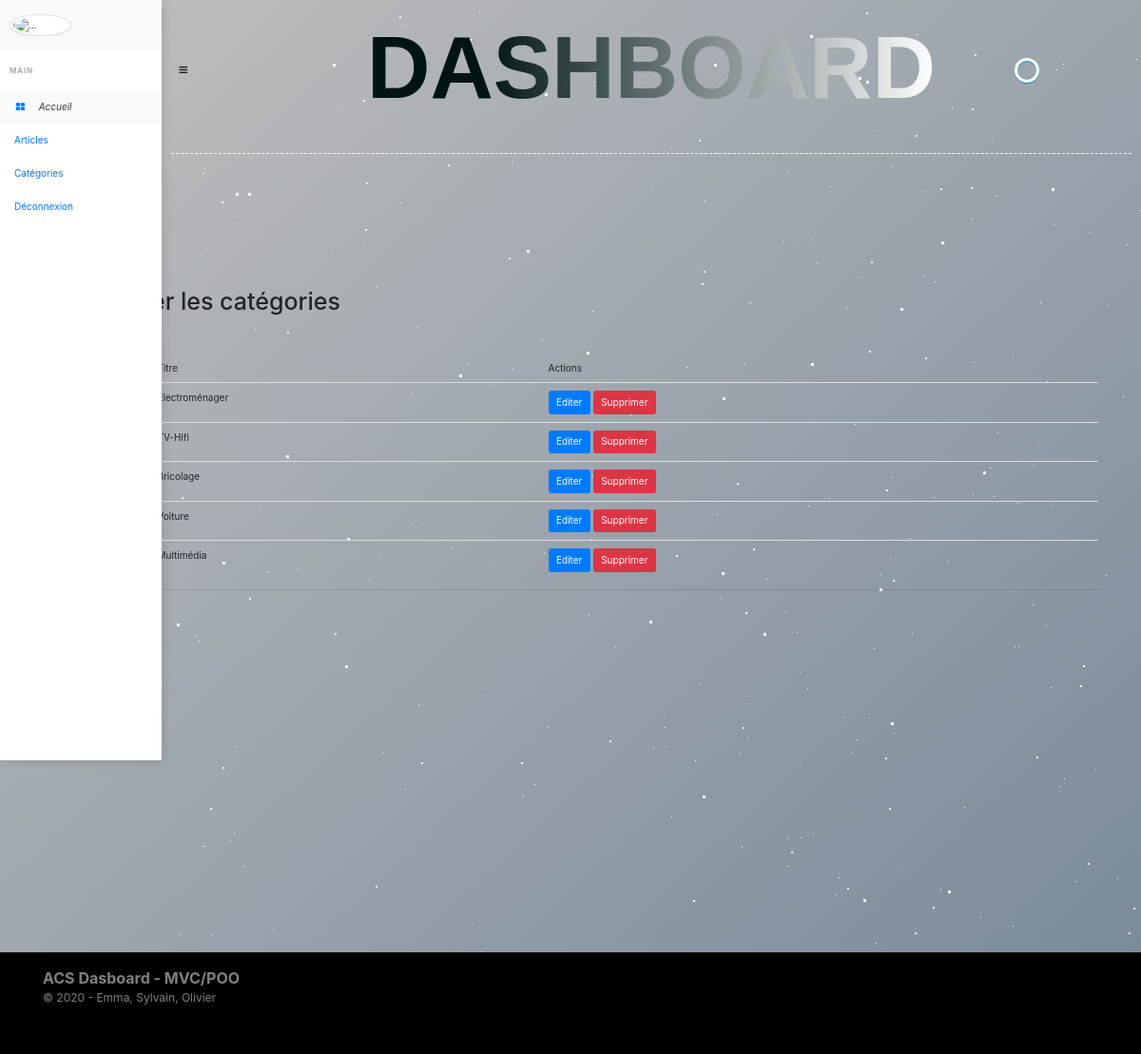
Page /index.php?p=admin.categories.index (signed in) on the committed database.
### tables this page shows
CREATE TABLE IF NOT EXISTS `categories` (
  `id` int(11) NOT NULL AUTO_INCREMENT,
  `titre` varchar(255) DEFAULT NULL,
  PRIMARY KEY (`id`)
);

### core/Controller/Controller.php (called while the page is built, shortened)
<?php
    class Controller{
        protected $viewPath;
        protected function render($view, $variables = []){
            extract($variables);
            require($this->viewPath . str_replace('.', '/', $view) . '.php');
        }
    }
?>

### app/Controller/Admin/CategoriesController.php (called while the page is built, shortened)
<?php
    class CategoriesController extends AppController{
        public function index(){
            $items = $this->Category->all();
            $this->render('admin.categories.index', compact('items'));
        }
    }
?>

### public/index.php (called while the page is built, shortened)
<?php
    if(isset($_GET['p'])){
        $page = $_GET['p'];
    }
    else{
        $page = 'posts.index';
    }
    $page = explode('.', $page);
    if($page[0] == 'admin'){
        $action = $page[2];
    }
    else{
        $controller = '\App\Controller\\' . ucfirst($page[0]) . 'Controller';
        $action = $page[1];
    }
    $controller = new $controller();
    $controller->$action();
?>

### core/Table/Table.php (called while the page is built, shortened)
<?php
    class Table{
        protected $table;
        protected $db;
        public function __construct(Database $db){
            $this->db = $db;
        }
        public function all(){
            return $this->query("SELECT * FROM " . $this->table);
        }
        public function query($statement, $attributes = null, $one = false){
            if($attributes){
                return $this->db->prepare(
                    $statement,
                    $attributes,
                    str_replace('Table', 'Entity', get_class($this)),
                    $one
                );
            }
             else{
                return $this->db->query(
                    $statement,
                    str_replace('Table', 'Entity', get_class($this)),
                     $one
                );
            }
        }
    }
?>

### core/Database/MysqlDatabase.php (called while the page is built, shortened)
<?php
    class MysqlDatabase extends Database{
        private $pdo;
        private function getPDO(){
            if($this->pdo === null){
                $pdo = new PDO('mysql:dbname=dashboard;host=localhost', 'root', '');
                $pdo->setAttribute(PDO::ATTR_ERRMODE, PDO::ERRMODE_EXCEPTION);
                $this->pdo = $pdo;
            }
            return $this->pdo;
        }
        public function query($statement, $class_name = null, $one = false){
            $req = $this->getPDO()->query($statement);
            if($class_name === null){
                $req->setFetchMode(PDO::FETCH_OBJ);
            }
            else{
                $req->setFetchMode(PDO::FETCH_CLASS, $class_name);
            }
            if($one){
                $datas = $req->fetch();
            }
            else{
                $datas = $req->fetchAll();
            }
            return $datas;
        }
    }
?>

### app/Autoloader.php (called while the page is built, shortened)
<?php
  class Autoloader{
      static function autoload($class){
          if (strpos($class, __NAMESPACE__ . '\\') === 0){
              $class = str_replace(__NAMESPACE__ . '\\', '', $class);
              $class = str_replace('\\', '/', $class);
          }
      }
  }

### core/Autoloader.php (called while the page is built, shortened)
<?php
  class Autoloader{
      static function autoload($class){
          if (strpos($class, __NAMESPACE__ . '\\') === 0){
              $class = str_replace(__NAMESPACE__ . '\\', '', $class);
              $class = str_replace('\\', '/', $class);
          }
      }
  }

### app/Views/admin/categories/index.php (the view, shortened to what this page needs)
<h1>Administrer les catégories</h1>
<p>
  <a class="btn btn-success" href="?p=admin.categories.add" >Ajouter une catégorie</a>
</p>
<table class="table">
    <thead>
        <tr>
            <td>Id</td>
            <td>Titre</td>
            <td>Actions</td>
        </tr>
    </thead>
    <tbody>
        <?php foreach ($items as $category): ?>
            <tr>
                <td><?= $category->id; ?></td>
                <td><?= $category->titre; ?></td>
                <td>
                    <a class="btn btn-primary" href="?p=admin.categories.edit&id=<?= $category->id; ?>" >Editer</a>
                    <form action="?p=admin.categories.delete" method="post" style="display: inline;">
                        <button type="submit" class="btn btn-danger">Supprimer</button>
                    </form>
                </td>
            </tr>
        <?php endforeach; ?>
    </tbody>
</table>

### public/css/style.css (style rules this page uses)
body { background: linear-gradient(to bottom right, #C0C0C0 0%, #778899 100%); overflow-x: hidden; display: grid; place-items: center; }
.btn { display: inline-block; text-decoration: none; padding: 1em 2em; }

### rows in the picture
categories: titre "Electroménager"
categories: titre "TV-Hifi"
categories: titre "Bricolage"
categories: titre "Voiture"
categories: titre "Multimédia"
